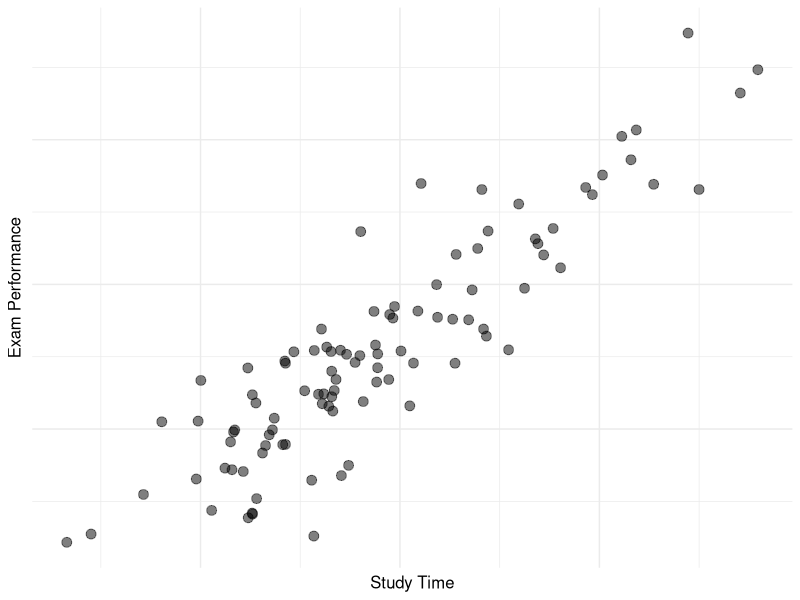

The R source for this figure: (Note: this script raises an error after producing the figure.)
library(tidyverse)
library(MASS)
library(ggrepel)
library(Hmisc)

do_my_plot <- function(myr, mu){
  set.seed(1234)
  mysigma <- matrix(c(5, myr, myr, 50), nrow = 2, ncol = 2) 
  my_data <- as_tibble(mvrnorm(100, mu, mysigma))
  colnames(my_data) <- c("score", "study")
  
  my_data %>% 
    ggplot(aes(x = study, y = score)) +
    geom_point(size = 3, alpha = .5) +
    #geom_smooth(method = "lm", se = FALSE) +
    labs(x = "Study Time", y = "Exam Performance") +
    theme_minimal() +
    theme(axis.text.x = element_blank(),
          axis.text.y = element_blank()) +
    theme(text = element_text(size = 12))
  

}

# mu = a vector with the means of each of the two variables
# For the below example to give us a Pearson's r of .5 
# we have covariance = .9 * sqrt(5) * sqrt(50) 
myr <- 14.23

do_my_plot(myr = myr, mu = c(80, 200))

my_df <- do_my_plot(myr, mu = c(80, 200))

my_df_with_id <- my_df %>% 
  rowid_to_column()

my_df_with_id %>% 
  ggplot(aes(x = rowid, y = score)) +
  geom_point(size = 3, alpha = .5) +
  labs(x = "Participant ID", y = "Exam Performance") +
  geom_label_repel(data = filter(my_df_with_id, rowid %in% c(1, 25, 50 ,100)), 
                   aes(label = rowid), nudge_x = -1, nudge_y = -1, colour = "red", ) +
  geom_hline(yintercept = mean(my_df_with_id$score)) +
  theme_minimal() +
  theme(
        axis.text.y = element_blank()) +
  theme(text = element_text(size = 12))

my_df_with_id %>% 
  ggplot(aes(x = rowid, y = study)) +
  geom_point(size = 3, alpha = .5) +
  labs(x = "Participant ID", y = "Study Time") +
  geom_label_repel(data = filter(my_df_with_id, rowid %in% c(1, 25, 50 ,100)), 
             aes(label = rowid), nudge_x = 3, nudge_y = -3, colour = "red", ) +
  geom_hline(yintercept = mean(my_df_with_id$study)) +
  theme_minimal() +
  theme(
    axis.text.y = element_blank()) +
  theme(text = element_text(size = 12))

my_df_with_id$mean_study <- mean(my_df_with_id$study)
my_df_with_id$mean_score <- mean(my_df_with_id$score)
sd_study <- sd(my_df_with_id$study)
sd_score <- sd(my_df_with_id$score)

my_df_with_id$study_d <- my_df_with_id$study - my_df_with_id$mean_study
my_df_with_id$score_d <- my_df_with_id$score - my_df_with_id$mean_score

my_df_with_id$xbyy_d <- my_df_with_id$study_d * my_df_with_id$score_d

my_cov <- sum(my_df_with_id$xbyy_d)/(nrow(my_df_with_id) - 1)

my_r <- sum(my_df_with_id$xbyy_d)/((nrow(my_df_with_id) - 1) * (sd_study * sd_score))

rcorr(my_df_with_id$score, my_df_with_id$study)

# Regression plots
myr <- 14.23
mu <- c(80, 200)

set.seed(1234)
mysigma <- matrix(c(5, myr, myr, 50), nrow = 2, ncol = 2) 
my_data <- as_tibble(mvrnorm(8, mu, mysigma))
colnames(my_data) <- c("score", "study")

set.seed(1234)
my_data %>% 
  ggplot(aes(x = study, y = score)) +
  geom_point(size = 3, alpha = .5) +
  #geom_smooth(method = "lm", se = FALSE) +
  labs(x = "Study Time (hours)", y = "Exam Performance") +
  ylim(74, 84) +
  theme_minimal() +
  #theme(axis.text.x = element_blank(),
  #      axis.text.y = element_blank()) +
  theme(text = element_text(size = 12))

set.seed(1234)
my_data %>% 
  ggplot(aes(x = study, y = score)) +
  geom_point(size = 3, alpha = .5) +
  geom_smooth(method = "lm", se = FALSE) +
  labs(x = "Study Time (hours)", y = "Exam Performance") +
  ylim(74, 84) +
  theme_minimal() +
  #theme(axis.text.x = element_blank(),
  #      axis.text.y = element_blank()) +
  theme(text = element_text(size = 12))

set.seed(1234)
my_data %>% 
  ggplot(aes(x = study, y = score)) +
  geom_point(size = 3, alpha = .5) +
  geom_hline(yintercept = mean(my_data$score), colour = "blue", size = 1) +
  labs(x = "Study Time (hours)", y = "Exam Performance") +
  ylim(74, 84) +
  theme_minimal() +
  #theme(axis.text.x = element_blank(),
  #      axis.text.y = element_blank()) +
  theme(text = element_text(size = 12))

set.seed(1234)
my_data %>% 
  ggplot(aes(x = study, y = score)) +
  geom_point(size = 3, alpha = .5) +
  geom_hline(yintercept = mean(my_data$score), colour = "blue", size = 1) +
  geom_smooth(method = "lm", se = FALSE) +
  labs(x = "Study Time (hours)", y = "Exam Performance") +
  ylim(74, 84) +
  theme_minimal() +
  #theme(axis.text.x = element_blank(),
  #      axis.text.y = element_blank()) +
  theme(text = element_text(size = 12))
